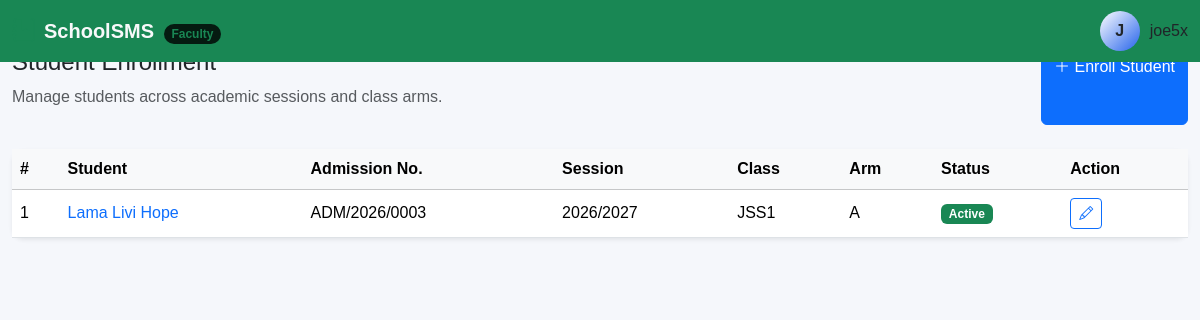
The page /students/enrollments/ (signed in) on the database its author committed.
### accounts/models.py (models this page shows, shortened)
class User(AbstractUser):
    class Role(models.TextChoices):
        SUPER_ADMIN = (
            "super_admin",
            "Super Administrator",
        )
        SCHOOL_ADMIN = (
            "school_admin",
            "School Administrator",
        )
        PRINCIPAL = (
            "principal",
            "Principal",
        )
        VICE_PRINCIPAL = (
            "vice_principal",
            "Vice Principal",
        )
        HEAD_TEACHER = (
            "head_teacher",
            "Head Teacher",
        )
        TEACHER = (
            "teacher",
            "Teacher",
        )
        FORM_TEACHER = (
            "form_teacher",
            "Form Teacher",
        )
        BURSAR = (
            "bursar",
            "Bursar",
        )
        ACCOUNTANT = (
            "accountant",
            "Accountant",
        )
        REGISTRAR = (
            "registrar",
            "Registrar",
        )
        STUDENT = (
            "student",
            "Student",
        )
        PARENT = (
            "parent",
            "Parent/Guardian",
        )
    school = models.ForeignKey(
        "schools.School",
        on_delete=models.SET_NULL,
        null=True,
        blank=True,
        related_name="users",
    )
    role = models.CharField(
        max_length=30,
        choices=Role.choices,
        default=Role.TEACHER,
    )
    phone = models.CharField(
        max_length=20,
        blank=True,
    )
    staff_id = models.CharField(
        max_length=50,
        null=True,
        blank=True,
    )
    profile_photo = models.ImageField(
        upload_to="accounts/profiles/",
        blank=True,
        null=True,
    )
    address = models.TextField(
        blank=True,
    )
    date_of_birth = models.DateField(
        blank=True,
        null=True,
    )
    is_verified = models.BooleanField(
        default=False,
    )
    created_at = models.DateTimeField(
        auto_now_add=True,
    )
    updated_at = models.DateTimeField(
        auto_now=True,
    )
    class Meta:
        ordering = [
            "first_name",
            "last_name",
        ]
        constraints = [
            models.UniqueConstraint(
                fields=[
                    "school",
                    "staff_id",
                ],
                condition=Q(
                    staff_id__isnull=False,
                ),
                name="unique_staff_id_per_school",
            ),
        ]

### students/models.py (models this page shows, shortened)
class Enrollment(models.Model):
    class Status(models.TextChoices):
        ACTIVE = "active", "Active"
        COMPLETED = "completed", "Completed"
        TRANSFERRED = "transferred", "Transferred"
        WITHDRAWN = "withdrawn", "Withdrawn"
        GRADUATED = "graduated", "Graduated"
    student = models.ForeignKey(
        Student,
        on_delete=models.CASCADE,
        related_name="enrollments",
    )
    session = models.ForeignKey(
        "academics.AcademicSession",
        on_delete=models.PROTECT,
        related_name="enrollments",
    )
    academic_class = models.ForeignKey(
        "academics.AcademicClass",
        on_delete=models.PROTECT,
        related_name="enrollments",
    )
    class_arm = models.ForeignKey(
        "academics.ClassArm",
        on_delete=models.PROTECT,
        related_name="enrollments",
    )
    admission_date = models.DateField(
        null=True,
        blank=True,
    )
    status = models.CharField(
        max_length=20,
        choices=Status.choices,
        default=Status.ACTIVE,
    )
    is_boarding = models.BooleanField(
        default=False,
    )
    boarding_house = models.CharField(
        max_length=100,
        blank=True,
    )
    remark = models.TextField(
        blank=True,
    )
    created_at = models.DateTimeField(
        auto_now_add=True,
    )
    updated_at = models.DateTimeField(
        auto_now=True,
    )
    class Meta:
        ordering = [
            "-session__start_date",
            "student__last_name",
        ]
        constraints = [
            models.UniqueConstraint(
                fields=[
                    "student",
                    "session",
                ],
                name="unique_student_session_enrollment",
            ),
        ]

class Student(models.Model):
    class Gender(models.TextChoices):
        MALE = "male", "Male"
        FEMALE = "female", "Female"
    school = models.ForeignKey(
        "schools.School",
        on_delete=models.CASCADE,
        related_name="students",
    )
    admission_number = models.CharField(
        max_length=30,
    )
    first_name = models.CharField(
        max_length=100,
    )
    middle_name = models.CharField(
        max_length=100,
        blank=True,
    )
    last_name = models.CharField(
        max_length=100,
    )
    gender = models.CharField(
        max_length=10,
        choices=Gender.choices,
    )
    date_of_birth = models.DateField(
        null=True,
        blank=True,
    )
    birth_place = models.CharField(
        max_length=150,
        blank=True,
    )
    nationality = models.CharField(
        max_length=100,
        default="Nigerian",
    )
    state_of_origin = models.CharField(
        max_length=100,
        blank=True,
    )
    lga_of_origin = models.CharField(
        max_length=100,
        blank=True,
    )
    address = models.TextField(
        blank=True,
    )
    phone = models.CharField(
        max_length=30,
        blank=True,
    )
    email = models.EmailField(
        blank=True,
    )
    photo = models.ImageField(
        upload_to="students/photos/",
        null=True,
        blank=True,
    )
    is_active = models.BooleanField(
        default=True,
    )
    created_at = models.DateTimeField(
        auto_now_add=True,
    )
    updated_at = models.DateTimeField(
        auto_now=True,
    )
    class Meta:
        ordering = [
            "last_name",
            "first_name",
        ]
        constraints = [
            models.UniqueConstraint(
                fields=[
                    "school",
                    "admission_number",
                ],
                name="unique_school_admission_number",
            ),
        ]
    @property
    def full_name(self):
        names = [
            self.first_name,
            self.middle_name,
            self.last_name,
        ]
        return " ".join(
            name for name in names if name
        )

### academics/models.py (models this page shows, shortened)
class AcademicSession(models.Model):
    school = models.ForeignKey(
        "schools.School",
        on_delete=models.CASCADE,
        related_name="academic_sessions",
    )
    name = models.CharField(
        max_length=20,
        help_text="Example: 2026/2027",
    )
    start_date = models.DateField()
    end_date = models.DateField()
    is_current = models.BooleanField(
        default=False,
    )
    created_at = models.DateTimeField(
        auto_now_add=True,
    )
    updated_at = models.DateTimeField(
        auto_now=True,
    )
    class Meta:
        ordering = ["-start_date"]
        constraints = [
            models.UniqueConstraint(
                fields=[
                    "school",
                    "name",
                ],
                name="unique_school_academic_session",
            ),
        ]

class AcademicClass(models.Model):
    school = models.ForeignKey(
        "schools.School",
        on_delete=models.CASCADE,
        related_name="academic_classes",
    )
    name = models.CharField(
        max_length=50,
    )
    tier = models.CharField(
        max_length=20,
        choices=SchoolTier.choices,
    )
    level = models.PositiveSmallIntegerField(
        help_text=(
            "Nursery 1-3, Basic 1-6, "
            "JSS 1-3 or SSS 1-3."
        ),
    )
    department = models.CharField(
        max_length=20,
        choices=Department.choices,
        blank=True,
        null=True,
    )
    is_active = models.BooleanField(
        default=True,
    )
    class Meta:
        ordering = [
            "tier",
            "level",
            "name",
        ]

class ClassArm(models.Model):
    academic_class = models.ForeignKey(
        AcademicClass,
        on_delete=models.CASCADE,
        related_name="arms",
    )
    name = models.CharField(
        max_length=20,
        help_text="Example: A, B, C",
    )
    form_teacher = models.ForeignKey(
        "accounts.User",
        on_delete=models.SET_NULL,
        null=True,
        blank=True,
        related_name="form_teacher_arms",
    )
    capacity = models.PositiveIntegerField(
        default=40,
    )
    is_active = models.BooleanField(
        default=True,
    )
    created_at = models.DateTimeField(
        auto_now_add=True,
    )
    updated_at = models.DateTimeField(
        auto_now=True,
    )
    class Meta:
        ordering = [
            "academic_class",
            "name",
        ]
        constraints = [
            models.UniqueConstraint(
                fields=[
                    "academic_class",
                    "name",
                ],
                name="unique_class_arm",
            ),
        ]

### students/views.py (the view)
@login_required
def enrollment_list(request):
    enrollments = (
        Enrollment.objects
        .select_related(
            "student",
            "student__school",
            "session",
            "academic_class",
            "class_arm",
        )
        .order_by(
            "-session__start_date",
            "academic_class__level",
            "class_arm__name",
            "student__last_name",
        )
    )
    return render(
        request,
        "students/enrollment_list.html",
        {
            "enrollments": enrollments,
        },
    )

### templates/students/enrollment_list.html (shortened to what this page needs)
{% extends "base.html" %}
{% block content %}
<div class="container-fluid">
    <div class="d-flex justify-content-between mb-4">
        <div>
            <h4>
            </h4>
            <p class="text-muted">
                Manage students across academic sessions and class arms.
            </p>
        </div>
        <a
            href="{% url 'students:enrollment_create' %}"
            class="btn btn-primary"
        >
            <i class="bi bi-plus-lg"></i>
            Enroll Student
        </a>
    </div>
    <div class="card border-0 shadow-sm">
        <div class="table-responsive">
            <table class="table table-hover align-middle mb-0">
                <thead class="table-light">
                    <tr>
                        <th>#</th>
                        <th>Student</th>
                        <th>Admission No.</th>
                        <th>Session</th>
                        <th>Class</th>
                        <th>Arm</th>
                        <th>Status</th>
                        <th>Action</th>
                    </tr>
                </thead>
                <tbody>
                    {% for enrollment in enrollments %}
                        <tr>
                            <td>
                                {{ forloop.counter }}
                            </td>
                            <td>
                                <a
                                    href="{% url 'students:student_detail' enrollment.student.pk %}"
                                    class="text-decoration-none"
                                >
                                    {{ enrollment.student.full_name }}
                                </a>
                            </td>
                            <td>
                                {{ enrollment.student.admission_number }}
                            </td>
                            <td>
                                {{ enrollment.session.name }}
                            </td>
                            <td>
                                {{ enrollment.academic_class.name }}
                            </td>
                            <td>
                                {{ enrollment.class_arm.name }}
                            </td>
                            <td>
                                {% if enrollment.status == "active" %}
                                    <span class="badge text-bg-success">
                                        Active
                                    </span>
                                {% else %}
                                    <span class="badge text-bg-secondary">
                                        {{ enrollment.get_status_display }}
                                    </span>
                                {% endif %}
                            </td>
                            <td>
                                <a
                                    href="{% url 'students:enrollment_update' enrollment.pk %}"
                                    class="btn btn-sm btn-outline-primary"
                                >
                                    <i class="bi bi-pencil"></i>
                                </a>
                            </td>
                        </tr>
                    {% endfor %}
                </tbody>
            </table>
        </div>
    </div>
</div>
{% endblock %}

### templates/base.html (shortened to what this page needs)
{% load static %}
<!DOCTYPE html>
<html lang="en">
<head>
    <link
        href="https://cdn.jsdelivr.net/npm/bootstrap@5.3.3/dist/css/bootstrap.min.css"
        rel="stylesheet"
    >
    <link
        href="https://cdn.jsdelivr.net/npm/bootstrap-icons@1.11.3/font/bootstrap-icons.css"
        rel="stylesheet"
    >
     <link
     rel="stylesheet"
     href="{% static 'css/sms.css' %}"
    >
</head>
<body>
    <nav class="navbar fixed-top bg-success" data-bs-theme="dark">
    <div class="container-fluid d-flex justify-content-between align-items-center">
        {% if request.user.role == 'super_admin' %}
            <a class="navbar-brand d-flex align-items-center gap-2 fw-bold text-light text-decoration-none" href="/admin/">
                <i class="bi bi-shield-lock-fill text-danger fs-4"></i>
                <span>SchoolSMS <span class="badge bg-danger-subtle text-danger rounded-pill fs-8 ms-1">Root</span></span>
            </a>
        {% elif request.user.role == 'head_teacher' or request.user.role == 'teacher' or request.user.role == 'form_teacher' %}
            <a class="navbar-brand d-flex align-items-center gap-2 fw-bold text-light text-decoration-none" href="{% url 'dashboard:dashboard' %}">
                <i class="bi bi-journal-bookmark-fill text-success fs-4"></i>
                <span>SchoolSMS <span class="badge bg-success-subtle text-success rounded-pill fs-8 ms-1">Faculty</span></span>
            </a>
        {% elif request.user.role == 'bursar' or request.user.role == 'accountant' %}
            <a class="navbar-brand d-flex align-items-center gap-2 fw-bold text-light text-decoration-none" href="{% url 'dashboard:dashboard' %}">
                <i class="bi bi-wallet2 text-warning fs-4"></i>
                <span>SchoolSMS <span class="badge bg-warning-subtle text-warning rounded-pill fs-8 ms-1">Finance</span></span>
            </a>
        {% elif request.user.role == 'parent' %}
            <a class="navbar-brand d-flex align-items-center gap-2 fw-bold text-light text-decoration-none" href="{% url 'dashboard:dashboard' %}">
                <i class="bi bi-people-fill text-light fs-4"></i>
                <span>SchoolSMS <span class="badge bg-light text-light rounded-pill fs-8 ms-1">Parent Portal</span></span>
            </a>
        {% else %}
            <a class="navbar-brand d-flex align-items-center gap-2 fw-bold text-light text-decoration-none" href="{% url 'dashboard:dashboard' %}">
                <i class="bi bi-mortarboard-fill text-primary fs-4"></i>
                <span>SchoolSMS</span>
            </a>
        {% endif %}
        <div class="d-flex gap-2">
            <div class="user-profile">
                <div class="avatar">
                    {{ user.username|first|upper }}
                </div>
                <span>
                    {{ user.username }}
                </span>
            </div>
        </div>
    </div>
</nav>
<div class="container-fluid pt-4 mt-4">
</div>
{% block content %}
{% endblock %}
</body>
</html>

### rows shown on the page
User: username|first "J", username "joe5x"
Enrollment: student.full_name "Lama Livi Hope", student.admission_number "ADM/2026/0003", session.name "2026/2027", academic_class.name "JSS1", class_arm.name "A", status "Active"
